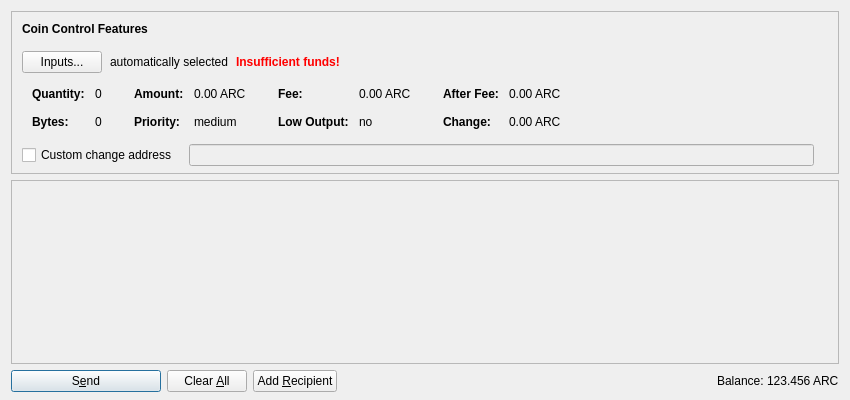
<?xml version="1.0" encoding="UTF-8"?>
<ui version="4.0">
 <class>SendCoinsDialog</class>
 <widget class="QDialog" name="SendCoinsDialog">
  <property name="geometry">
   <rect>
    <x>0</x>
    <y>0</y>
    <width>850</width>
    <height>400</height>
   </rect>
  </property>
  <property name="windowTitle">
   <string>Send Coins</string>
  </property>
  <layout class="QVBoxLayout" name="verticalLayout" stretch="0,1,0">
   <property name="bottomMargin">
    <number>8</number>
   </property>
   <item>
    <widget class="QFrame" name="frameCoinControl">
     <property name="sizePolicy">
      <sizepolicy hsizetype="Expanding" vsizetype="Expanding">
       <horstretch>0</horstretch>
       <verstretch>0</verstretch>
      </sizepolicy>
     </property>
     <property name="maximumSize">
      <size>
       <width>16777215</width>
       <height>16777215</height>
      </size>
     </property>
     <property name="frameShape">
      <enum>QFrame::StyledPanel</enum>
     </property>
     <property name="frameShadow">
      <enum>QFrame::Sunken</enum>
     </property>
     <layout class="QVBoxLayout" name="verticalLayoutCoinControl2">
      <property name="spacing">
       <number>0</number>
      </property>
      <property name="leftMargin">
       <number>0</number>
      </property>
      <property name="topMargin">
       <number>0</number>
      </property>
      <property name="rightMargin">
       <number>0</number>
      </property>
      <property name="bottomMargin">
       <number>6</number>
      </property>
      <item>
       <layout class="QVBoxLayout" name="verticalLayoutCoinControl" stretch="0,0,0,0,1">
        <property name="spacing">
         <number>0</number>
        </property>
        <property name="leftMargin">
         <number>10</number>
        </property>
        <property name="topMargin">
         <number>10</number>
        </property>
        <item>
         <layout class="QHBoxLayout" name="horizontalLayoutCoinControl1">
          <property name="bottomMargin">
           <number>15</number>
          </property>
          <item>
           <widget class="QLabel" name="labelCoinControlFeatures">
            <property name="sizePolicy">
             <sizepolicy hsizetype="Preferred" vsizetype="Maximum">
              <horstretch>0</horstretch>
              <verstretch>0</verstretch>
             </sizepolicy>
            </property>
            <property name="font">
             <font>
              <weight>75</weight>
              <bold>true</bold>
             </font>
            </property>
            <property name="styleSheet">
             <string notr="true">font-weight:bold;</string>
            </property>
            <property name="text">
             <string>Coin Control Features</string>
            </property>
           </widget>
          </item>
         </layout>
        </item>
        <item>
         <layout class="QHBoxLayout" name="horizontalLayoutCoinControl2" stretch="0,0,0,0">
          <property name="spacing">
           <number>8</number>
          </property>
          <property name="bottomMargin">
           <number>10</number>
          </property>
          <item>
           <widget class="QPushButton" name="pushButtonCoinControl">
            <property name="styleSheet">
             <string notr="true"/>
            </property>
            <property name="text">
             <string>Inputs...</string>
            </property>
           </widget>
          </item>
          <item>
           <widget class="QLabel" name="labelCoinControlAutomaticallySelected">
            <property name="text">
             <string>automatically selected</string>
            </property>
            <property name="margin">
             <number>5</number>
            </property>
           </widget>
          </item>
          <item>
           <widget class="QLabel" name="labelCoinControlInsuffFunds">
            <property name="font">
             <font>
              <weight>75</weight>
              <bold>true</bold>
             </font>
            </property>
            <property name="styleSheet">
             <string notr="true">color:red;font-weight:bold;</string>
            </property>
            <property name="text">
             <string>Insufficient funds!</string>
            </property>
            <property name="margin">
             <number>5</number>
            </property>
           </widget>
          </item>
          <item>
           <spacer name="horizontalSpacerCoinControl">
            <property name="orientation">
             <enum>Qt::Horizontal</enum>
            </property>
            <property name="sizeHint" stdset="0">
             <size>
              <width>40</width>
              <height>1</height>
             </size>
            </property>
           </spacer>
          </item>
         </layout>
        </item>
        <item>
         <widget class="QWidget" name="widgetCoinControl" native="true">
          <property name="sizePolicy">
           <sizepolicy hsizetype="Preferred" vsizetype="Preferred">
            <horstretch>0</horstretch>
            <verstretch>0</verstretch>
           </sizepolicy>
          </property>
          <property name="minimumSize">
           <size>
            <width>0</width>
            <height>0</height>
           </size>
          </property>
          <property name="styleSheet">
           <string notr="true"/>
          </property>
          <layout class="QHBoxLayout" name="horizontalLayoutCoinControl5">
           <property name="leftMargin">
            <number>0</number>
           </property>
           <property name="topMargin">
            <number>0</number>
           </property>
           <property name="rightMargin">
            <number>0</number>
           </property>
           <property name="bottomMargin">
            <number>0</number>
           </property>
           <item>
            <layout class="QHBoxLayout" name="horizontalLayoutCoinControl3" stretch="0,0,0,1">
             <property name="spacing">
              <number>20</number>
             </property>
             <property name="topMargin">
              <number>0</number>
             </property>
             <property name="bottomMargin">
              <number>10</number>
             </property>
             <item>
              <layout class="QFormLayout" name="formLayoutCoinControl1">
               <property name="horizontalSpacing">
                <number>10</number>
               </property>
               <property name="verticalSpacing">
                <number>14</number>
               </property>
               <property name="leftMargin">
                <number>10</number>
               </property>
               <property name="topMargin">
                <number>4</number>
               </property>
               <property name="rightMargin">
                <number>6</number>
               </property>
               <item row="0" column="0">
                <widget class="QLabel" name="labelCoinControlQuantityText">
                 <property name="font">
                  <font>
                   <weight>75</weight>
                   <bold>true</bold>
                  </font>
                 </property>
                 <property name="text">
                  <string>Quantity:</string>
                 </property>
                 <property name="margin">
                  <number>0</number>
                 </property>
                </widget>
               </item>
               <item row="0" column="1">
                <widget class="QLabel" name="labelCoinControlQuantity">
                 <property name="cursor">
                  <cursorShape>IBeamCursor</cursorShape>
                 </property>
                 <property name="contextMenuPolicy">
                  <enum>Qt::ActionsContextMenu</enum>
                 </property>
                 <property name="text">
                  <string notr="true">0</string>
                 </property>
                 <property name="margin">
                  <number>0</number>
                 </property>
                 <property name="textInteractionFlags">
                  <set>Qt::LinksAccessibleByMouse|Qt::TextSelectableByKeyboard|Qt::TextSelectableByMouse</set>
                 </property>
                </widget>
               </item>
               <item row="1" column="0">
                <widget class="QLabel" name="labelCoinControlBytesText">
                 <property name="font">
                  <font>
                   <weight>75</weight>
                   <bold>true</bold>
                  </font>
                 </property>
                 <property name="text">
                  <string>Bytes:</string>
                 </property>
                </widget>
               </item>
               <item row="1" column="1">
                <widget class="QLabel" name="labelCoinControlBytes">
                 <property name="cursor">
                  <cursorShape>IBeamCursor</cursorShape>
                 </property>
                 <property name="contextMenuPolicy">
                  <enum>Qt::ActionsContextMenu</enum>
                 </property>
                 <property name="text">
                  <string notr="true">0</string>
                 </property>
                 <property name="textInteractionFlags">
                  <set>Qt::LinksAccessibleByMouse|Qt::TextSelectableByKeyboard|Qt::TextSelectableByMouse</set>
                 </property>
                </widget>
               </item>
              </layout>
             </item>
             <item>
              <layout class="QFormLayout" name="formLayoutCoinControl2">
               <property name="horizontalSpacing">
                <number>10</number>
               </property>
               <property name="verticalSpacing">
                <number>14</number>
               </property>
               <property name="leftMargin">
                <number>6</number>
               </property>
               <property name="topMargin">
                <number>4</number>
               </property>
               <property name="rightMargin">
                <number>6</number>
               </property>
               <item row="0" column="0">
                <widget class="QLabel" name="labelCoinControlAmountText">
                 <property name="font">
                  <font>
                   <weight>75</weight>
                   <bold>true</bold>
                  </font>
                 </property>
                 <property name="text">
                  <string>Amount:</string>
                 </property>
                 <property name="margin">
                  <number>0</number>
                 </property>
                </widget>
               </item>
               <item row="0" column="1">
                <widget class="QLabel" name="labelCoinControlAmount">
                 <property name="cursor">
                  <cursorShape>IBeamCursor</cursorShape>
                 </property>
                 <property name="contextMenuPolicy">
                  <enum>Qt::ActionsContextMenu</enum>
                 </property>
                 <property name="text">
                  <string notr="true">0.00 ARC</string>
                 </property>
                 <property name="textInteractionFlags">
                  <set>Qt::LinksAccessibleByMouse|Qt::TextSelectableByKeyboard|Qt::TextSelectableByMouse</set>
                 </property>
                </widget>
               </item>
               <item row="1" column="0">
                <widget class="QLabel" name="labelCoinControlPriorityText">
                 <property name="font">
                  <font>
                   <weight>75</weight>
                   <bold>true</bold>
                  </font>
                 </property>
                 <property name="text">
                  <string>Priority:</string>
                 </property>
                </widget>
               </item>
               <item row="1" column="1">
                <widget class="QLabel" name="labelCoinControlPriority">
                 <property name="cursor">
                  <cursorShape>IBeamCursor</cursorShape>
                 </property>
                 <property name="contextMenuPolicy">
                  <enum>Qt::ActionsContextMenu</enum>
                 </property>
                 <property name="text">
                  <string notr="true">medium</string>
                 </property>
                 <property name="textInteractionFlags">
                  <set>Qt::LinksAccessibleByMouse|Qt::TextSelectableByKeyboard|Qt::TextSelectableByMouse</set>
                 </property>
                </widget>
               </item>
              </layout>
             </item>
             <item>
              <layout class="QFormLayout" name="formLayoutCoinControl3">
               <property name="horizontalSpacing">
                <number>10</number>
               </property>
               <property name="verticalSpacing">
                <number>14</number>
               </property>
               <property name="leftMargin">
                <number>6</number>
               </property>
               <property name="topMargin">
                <number>4</number>
               </property>
               <property name="rightMargin">
                <number>6</number>
               </property>
               <item row="0" column="0">
                <widget class="QLabel" name="labelCoinControlFeeText">
                 <property name="font">
                  <font>
                   <weight>75</weight>
                   <bold>true</bold>
                  </font>
                 </property>
                 <property name="text">
                  <string>Fee:</string>
                 </property>
                 <property name="margin">
                  <number>0</number>
                 </property>
                </widget>
               </item>
               <item row="0" column="1">
                <widget class="QLabel" name="labelCoinControlFee">
                 <property name="cursor">
                  <cursorShape>IBeamCursor</cursorShape>
                 </property>
                 <property name="contextMenuPolicy">
                  <enum>Qt::ActionsContextMenu</enum>
                 </property>
                 <property name="text">
                  <string notr="true">0.00 ARC</string>
                 </property>
                 <property name="textInteractionFlags">
                  <set>Qt::LinksAccessibleByMouse|Qt::TextSelectableByKeyboard|Qt::TextSelectableByMouse</set>
                 </property>
                </widget>
               </item>
               <item row="1" column="0">
                <widget class="QLabel" name="labelCoinControlLowOutputText">
                 <property name="font">
                  <font>
                   <weight>75</weight>
                   <bold>true</bold>
                  </font>
                 </property>
                 <property name="text">
                  <string>Low Output:</string>
                 </property>
                </widget>
               </item>
               <item row="1" column="1">
                <widget class="QLabel" name="labelCoinControlLowOutput">
                 <property name="cursor">
                  <cursorShape>IBeamCursor</cursorShape>
                 </property>
                 <property name="contextMenuPolicy">
                  <enum>Qt::ActionsContextMenu</enum>
                 </property>
                 <property name="text">
                  <string notr="true">no</string>
                 </property>
                 <property name="textInteractionFlags">
                  <set>Qt::LinksAccessibleByMouse|Qt::TextSelectableByKeyboard|Qt::TextSelectableByMouse</set>
                 </property>
                </widget>
               </item>
              </layout>
             </item>
             <item>
              <layout class="QFormLayout" name="formLayoutCoinControl4">
               <property name="horizontalSpacing">
                <number>10</number>
               </property>
               <property name="verticalSpacing">
                <number>14</number>
               </property>
               <property name="leftMargin">
                <number>6</number>
               </property>
               <property name="topMargin">
                <number>4</number>
               </property>
               <property name="rightMargin">
                <number>6</number>
               </property>
               <item row="0" column="0">
                <widget class="QLabel" name="labelCoinControlAfterFeeText">
                 <property name="font">
                  <font>
                   <weight>75</weight>
                   <bold>true</bold>
                  </font>
                 </property>
                 <property name="text">
                  <string>After Fee:</string>
                 </property>
                 <property name="margin">
                  <number>0</number>
                 </property>
                </widget>
               </item>
               <item row="0" column="1">
                <widget class="QLabel" name="labelCoinControlAfterFee">
                 <property name="cursor">
                  <cursorShape>IBeamCursor</cursorShape>
                 </property>
                 <property name="contextMenuPolicy">
                  <enum>Qt::ActionsContextMenu</enum>
                 </property>
                 <property name="text">
                  <string notr="true">0.00 ARC</string>
                 </property>
                 <property name="textInteractionFlags">
                  <set>Qt::LinksAccessibleByMouse|Qt::TextSelectableByKeyboard|Qt::TextSelectableByMouse</set>
                 </property>
                </widget>
               </item>
               <item row="1" column="0">
                <widget class="QLabel" name="labelCoinControlChangeText">
                 <property name="font">
                  <font>
                   <weight>75</weight>
                   <bold>true</bold>
                  </font>
                 </property>
                 <property name="text">
                  <string>Change:</string>
                 </property>
                </widget>
               </item>
               <item row="1" column="1">
                <widget class="QLabel" name="labelCoinControlChange">
                 <property name="cursor">
                  <cursorShape>IBeamCursor</cursorShape>
                 </property>
                 <property name="contextMenuPolicy">
                  <enum>Qt::ActionsContextMenu</enum>
                 </property>
                 <property name="text">
                  <string notr="true">0.00 ARC</string>
                 </property>
                 <property name="textInteractionFlags">
                  <set>Qt::LinksAccessibleByMouse|Qt::TextSelectableByKeyboard|Qt::TextSelectableByMouse</set>
                 </property>
                </widget>
               </item>
              </layout>
             </item>
            </layout>
           </item>
          </layout>
         </widget>
        </item>
        <item>
         <layout class="QHBoxLayout" name="horizontalLayoutCoinControl4" stretch="0,0,0">
          <property name="spacing">
           <number>12</number>
          </property>
          <property name="sizeConstraint">
           <enum>QLayout::SetDefaultConstraint</enum>
          </property>
          <property name="topMargin">
           <number>5</number>
          </property>
          <property name="rightMargin">
           <number>5</number>
          </property>
          <item>
           <widget class="QCheckBox" name="checkBoxCoinControlChange">
            <property name="toolTip">
             <string>If this is activated, but the change address is empty or invalid, change will be sent to a newly generated address.</string>
            </property>
            <property name="text">
             <string>Custom change address</string>
            </property>
           </widget>
          </item>
          <item>
           <widget class="QValidatedLineEdit" name="lineEditCoinControlChange">
            <property name="enabled">
             <bool>false</bool>
            </property>
            <property name="sizePolicy">
             <sizepolicy hsizetype="Expanding" vsizetype="Fixed">
              <horstretch>0</horstretch>
              <verstretch>0</verstretch>
             </sizepolicy>
            </property>
           </widget>
          </item>
          <item>
           <widget class="QLabel" name="labelCoinControlChangeLabel">
            <property name="sizePolicy">
             <sizepolicy hsizetype="Preferred" vsizetype="Expanding">
              <horstretch>0</horstretch>
              <verstretch>0</verstretch>
             </sizepolicy>
            </property>
            <property name="minimumSize">
             <size>
              <width>0</width>
              <height>0</height>
             </size>
            </property>
            <property name="text">
             <string/>
            </property>
            <property name="margin">
             <number>3</number>
            </property>
           </widget>
          </item>
         </layout>
        </item>
        <item>
         <spacer name="verticalSpacerCoinControl">
          <property name="orientation">
           <enum>Qt::Vertical</enum>
          </property>
          <property name="sizeHint" stdset="0">
           <size>
            <width>800</width>
            <height>1</height>
           </size>
          </property>
         </spacer>
        </item>
       </layout>
      </item>
     </layout>
    </widget>
   </item>
   <item>
    <widget class="QScrollArea" name="scrollArea">
     <property name="widgetResizable">
      <bool>true</bool>
     </property>
     <widget class="QWidget" name="scrollAreaWidgetContents">
      <property name="geometry">
       <rect>
        <x>0</x>
        <y>0</y>
        <width>830</width>
        <height>178</height>
       </rect>
      </property>
      <layout class="QVBoxLayout" name="verticalLayout_2" stretch="0,1">
       <property name="leftMargin">
        <number>0</number>
       </property>
       <property name="topMargin">
        <number>0</number>
       </property>
       <property name="rightMargin">
        <number>0</number>
       </property>
       <property name="bottomMargin">
        <number>0</number>
       </property>
       <item>
        <layout class="QVBoxLayout" name="entries">
         <property name="spacing">
          <number>6</number>
         </property>
        </layout>
       </item>
       <item>
        <spacer name="verticalSpacer">
         <property name="orientation">
          <enum>Qt::Vertical</enum>
         </property>
         <property name="sizeHint" stdset="0">
          <size>
           <width>20</width>
           <height>40</height>
          </size>
         </property>
        </spacer>
       </item>
      </layout>
     </widget>
    </widget>
   </item>
   <item>
    <layout class="QHBoxLayout" name="horizontalLayout">
     <item>
      <widget class="QPushButton" name="sendButton">
       <property name="minimumSize">
        <size>
         <width>150</width>
         <height>0</height>
        </size>
       </property>
       <property name="toolTip">
        <string>Confirm the send action</string>
       </property>
       <property name="text">
        <string>S&amp;end</string>
       </property>
       <property name="icon">
        <iconset resource="../bitcoin.qrc">
         <normaloff>:/icons/send</normaloff>:/icons/send</iconset>
       </property>
       <property name="default">
        <bool>true</bool>
       </property>
      </widget>
     </item>
     <item>
      <widget class="QPushButton" name="clearButton">
       <property name="sizePolicy">
        <sizepolicy hsizetype="Minimum" vsizetype="Fixed">
         <horstretch>0</horstretch>
         <verstretch>0</verstretch>
        </sizepolicy>
       </property>
       <property name="toolTip">
        <string>Clear all fields of the form.</string>
       </property>
       <property name="text">
        <string>Clear &amp;All</string>
       </property>
       <property name="icon">
        <iconset resource="../bitcoin.qrc">
         <normaloff>:/icons/remove</normaloff>:/icons/remove</iconset>
       </property>
       <property name="autoRepeatDelay">
        <number>300</number>
       </property>
       <property name="autoDefault">
        <bool>false</bool>
       </property>
      </widget>
     </item>
     <item>
      <widget class="QPushButton" name="addButton">
       <property name="toolTip">
        <string>Send to multiple recipients at once</string>
       </property>
       <property name="text">
        <string>Add &amp;Recipient</string>
       </property>
       <property name="icon">
        <iconset resource="../bitcoin.qrc">
         <normaloff>:/icons/add</normaloff>:/icons/add</iconset>
       </property>
       <property name="autoDefault">
        <bool>false</bool>
       </property>
      </widget>
     </item>
     <item>
      <spacer name="horizontalSpacer">
       <property name="orientation">
        <enum>Qt::Horizontal</enum>
       </property>
       <property name="sizeHint" stdset="0">
        <size>
         <width>40</width>
         <height>20</height>
        </size>
       </property>
      </spacer>
     </item>
     <item>
      <layout class="QHBoxLayout" name="horizontalLayout_2">
       <property name="spacing">
        <number>3</number>
       </property>
       <item>
        <widget class="QLabel" name="label">
         <property name="sizePolicy">
          <sizepolicy hsizetype="Preferred" vsizetype="Fixed">
           <horstretch>0</horstretch>
           <verstretch>0</verstretch>
          </sizepolicy>
         </property>
         <property name="text">
          <string>Balance:</string>
         </property>
        </widget>
       </item>
       <item>
        <widget class="QLabel" name="labelBalance">
         <property name="sizePolicy">
          <sizepolicy hsizetype="Preferred" vsizetype="Fixed">
           <horstretch>0</horstretch>
           <verstretch>0</verstretch>
          </sizepolicy>
         </property>
         <property name="cursor">
          <cursorShape>IBeamCursor</cursorShape>
         </property>
         <property name="text">
          <string notr="true">123.456 ARC</string>
         </property>
         <property name="textInteractionFlags">
          <set>Qt::LinksAccessibleByMouse|Qt::TextSelectableByKeyboard|Qt::TextSelectableByMouse</set>
         </property>
        </widget>
       </item>
      </layout>
     </item>
    </layout>
   </item>
  </layout>
 </widget>
 <customwidgets>
  <customwidget>
   <class>QValidatedLineEdit</class>
   <extends>QLineEdit</extends>
   <header>qvalidatedlineedit.h</header>
  </customwidget>
 </customwidgets>
 <resources>
  <include location="../bitcoin.qrc"/>
 </resources>
 <connections/>
</ui>
